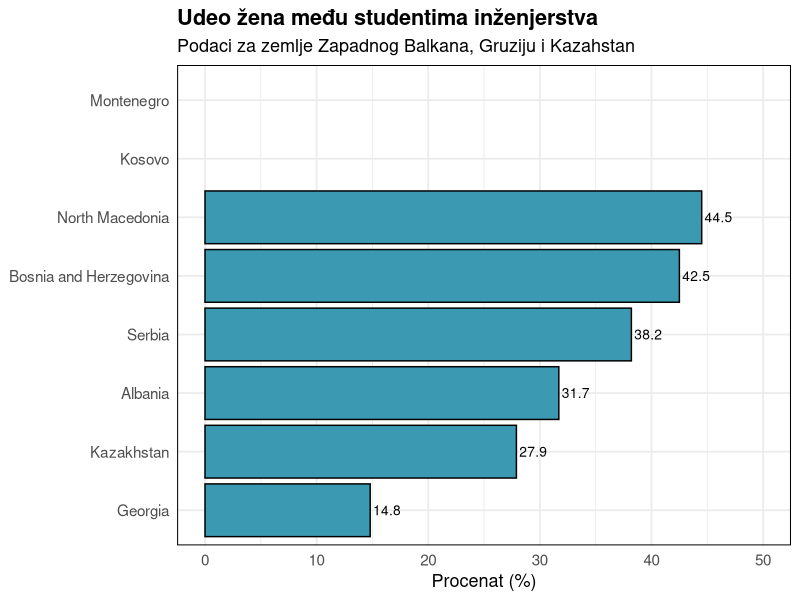
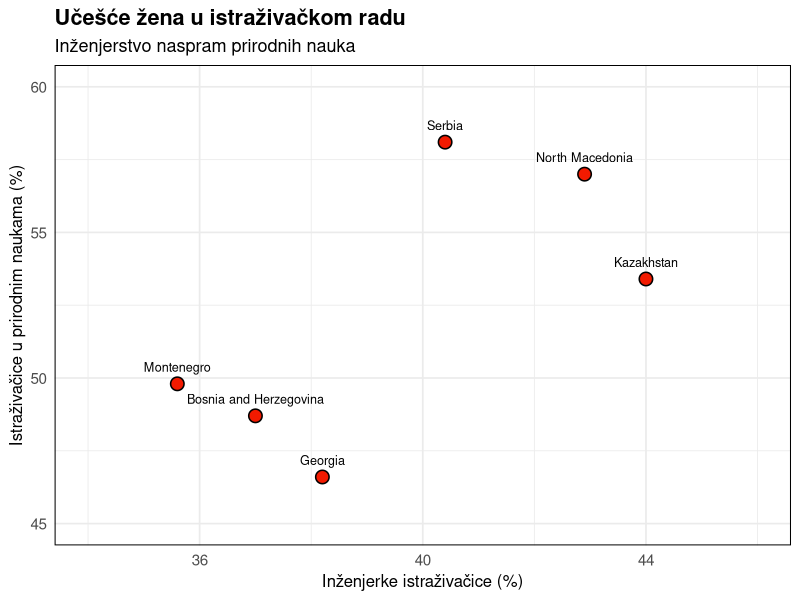

The R script that drew these images, in order:
## ---- chunk 1
knitr::opts_chunk$set(
  echo = TRUE,
  warning = FALSE,
  message = FALSE
)

library(tidyverse)
library(readr)
library(knitr)
## ---- chunk 2
data <- read_csv("data/women_in_stem_westbalkan_ge_kz.csv")
kable(data, caption = "Udeo žena u STEM obrazovanju i istraživanju")
## ---- chunk 3
ggplot(data, aes(x = reorder(Country, `Engineering_Students_Women(%)`),
                 y = `Engineering_Students_Women(%)`)) +
  geom_col(fill = "#3B9AB2", color = "black") +
  coord_flip() +
  geom_text(aes(label = round(`Engineering_Students_Women(%)`, 1)), hjust = -0.1, size = 3.5) +
  labs(
    title = "Udeo žena među studentima inženjerstva",
    subtitle = "Podaci za zemlje Zapadnog Balkana, Gruziju i Kazahstan",
    x = NULL,
    y = "Procenat (%)"
  ) +
  theme_minimal(base_size = 13)  +
  theme(panel.border = element_rect(color = "black", fill = NA, linewidth = 0.7)) +
  theme(plot.title = element_text(face = "bold"),
        axis.text.x = element_text(size = 11),
        axis.text.y = element_text(size = 11)) +
  ylim(0, 50)
## ---- chunk 4
ggplot(data, aes(x = `Engineering_Researchers_Women(%)`,
                 y = `Natural_Sci_Researchers_Women(%)`, label = Country)) +
  geom_point(shape = 21, fill = "#F21A00", color = "black", size = 4, stroke = 0.8)+
  geom_text(vjust = -1.2, size = 3.2) +
  labs(
    title = "Učešće žena u istraživačkom radu",
    subtitle = "Inženjerstvo naspram prirodnih nauka",
    x = "Inženjerke istraživačice (%)",
    y = "Istraživačice u prirodnim naukama (%)"
  ) +
  theme_minimal(base_size = 13) +
  xlim(34, 46) +
  ylim(45, 60) +
  theme(
    plot.title = element_text(face = "bold"),
        axis.text = element_text(size = 11),
        axis.title = element_text(size = 12),
    panel.border = element_rect(color = "black", fill = NA, linewidth = 0.7))
